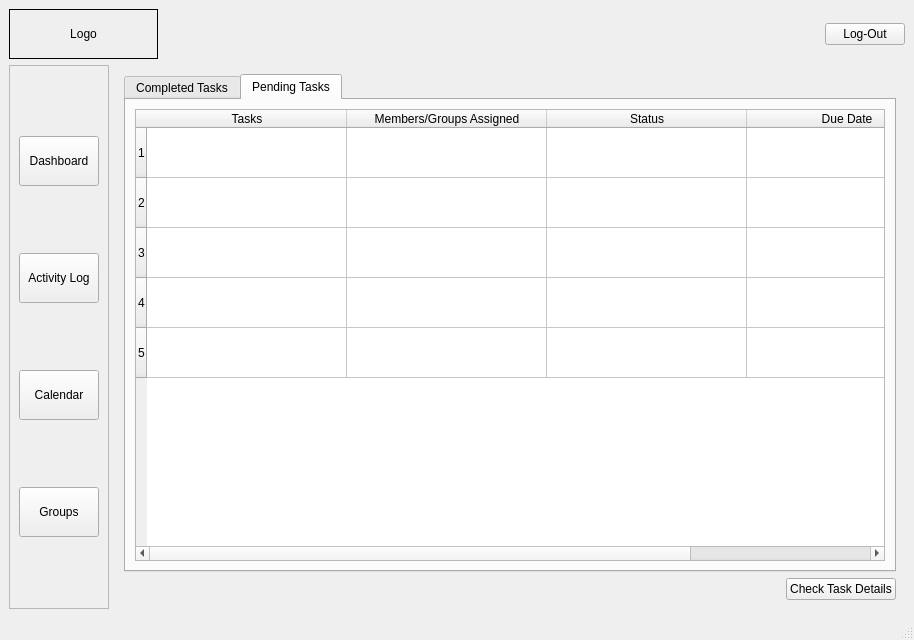
<?xml version="1.0" encoding="UTF-8"?>
<ui version="4.0">
 <class>MainWindow</class>
 <widget class="QMainWindow" name="MainWindow">
  <property name="geometry">
   <rect>
    <x>0</x>
    <y>0</y>
    <width>914</width>
    <height>640</height>
   </rect>
  </property>
  <property name="windowTitle">
   <string>MainWindow</string>
  </property>
  <widget class="QWidget" name="centralwidget">
   <layout class="QGridLayout" name="gridLayout_5">
    <item row="0" column="0" colspan="2">
     <widget class="QLabel" name="logo">
      <property name="minimumSize">
       <size>
        <width>149</width>
        <height>50</height>
       </size>
      </property>
      <property name="frameShape">
       <enum>QFrame::Shape::Box</enum>
      </property>
      <property name="text">
       <string>Logo</string>
      </property>
      <property name="alignment">
       <set>Qt::AlignmentFlag::AlignCenter</set>
      </property>
     </widget>
    </item>
    <item row="0" column="2">
     <spacer name="horizontalSpacer">
      <property name="orientation">
       <enum>Qt::Orientation::Horizontal</enum>
      </property>
      <property name="sizeHint" stdset="0">
       <size>
        <width>657</width>
        <height>20</height>
       </size>
      </property>
     </spacer>
    </item>
    <item row="0" column="3">
     <widget class="QPushButton" name="log_out_btn">
      <property name="text">
       <string>Log-Out</string>
      </property>
     </widget>
    </item>
    <item row="1" column="0">
     <widget class="QFrame" name="btns_frame">
      <property name="maximumSize">
       <size>
        <width>16777215</width>
        <height>16777215</height>
       </size>
      </property>
      <property name="styleSheet">
       <string notr="true"/>
      </property>
      <property name="frameShape">
       <enum>QFrame::Shape::StyledPanel</enum>
      </property>
      <property name="frameShadow">
       <enum>QFrame::Shadow::Raised</enum>
      </property>
      <layout class="QGridLayout" name="gridLayout_2">
       <item row="0" column="0">
        <widget class="QPushButton" name="home_btn">
         <property name="minimumSize">
          <size>
           <width>80</width>
           <height>50</height>
          </size>
         </property>
         <property name="maximumSize">
          <size>
           <width>50</width>
           <height>50</height>
          </size>
         </property>
         <property name="toolTip">
          <string>Group Members</string>
         </property>
         <property name="text">
          <string>Dashboard</string>
         </property>
        </widget>
       </item>
       <item row="1" column="0">
        <widget class="QPushButton" name="activity_log_btn">
         <property name="minimumSize">
          <size>
           <width>80</width>
           <height>50</height>
          </size>
         </property>
         <property name="maximumSize">
          <size>
           <width>50</width>
           <height>50</height>
          </size>
         </property>
         <property name="toolTip">
          <string>Activity Log</string>
         </property>
         <property name="text">
          <string>Activity Log</string>
         </property>
        </widget>
       </item>
       <item row="3" column="0">
        <widget class="QPushButton" name="group_members_btn">
         <property name="minimumSize">
          <size>
           <width>80</width>
           <height>50</height>
          </size>
         </property>
         <property name="maximumSize">
          <size>
           <width>50</width>
           <height>50</height>
          </size>
         </property>
         <property name="toolTip">
          <string>Group Members</string>
         </property>
         <property name="text">
          <string>Groups</string>
         </property>
        </widget>
       </item>
       <item row="2" column="0">
        <widget class="QPushButton" name="calendar_btn">
         <property name="minimumSize">
          <size>
           <width>80</width>
           <height>50</height>
          </size>
         </property>
         <property name="maximumSize">
          <size>
           <width>50</width>
           <height>50</height>
          </size>
         </property>
         <property name="toolTip">
          <string>Group Members</string>
         </property>
         <property name="text">
          <string>Calendar</string>
         </property>
        </widget>
       </item>
      </layout>
     </widget>
    </item>
    <item row="1" column="1" colspan="3">
     <widget class="QStackedWidget" name="stackedWidget">
      <property name="frameShape">
       <enum>QFrame::Shape::NoFrame</enum>
      </property>
      <property name="lineWidth">
       <number>0</number>
      </property>
      <property name="currentIndex">
       <number>3</number>
      </property>
      <widget class="QWidget" name="dashboard">
       <layout class="QGridLayout" name="gridLayout_9">
        <item row="0" column="1" rowspan="3">
         <widget class="QGroupBox" name="created_groups_groupbox_3">
          <property name="title">
           <string>Current Tasks</string>
          </property>
          <layout class="QGridLayout" name="gridLayout_8">
           <item row="0" column="0">
            <widget class="QTableWidget" name="tableWidget_2">
             <property name="minimumSize">
              <size>
               <width>300</width>
               <height>0</height>
              </size>
             </property>
             <property name="horizontalScrollMode">
              <enum>QAbstractItemView::ScrollMode::ScrollPerPixel</enum>
             </property>
             <attribute name="horizontalHeaderDefaultSectionSize">
              <number>180</number>
             </attribute>
             <attribute name="horizontalHeaderStretchLastSection">
              <bool>true</bool>
             </attribute>
             <attribute name="verticalHeaderDefaultSectionSize">
              <number>50</number>
             </attribute>
             <row/>
             <row/>
             <row/>
             <row/>
             <row/>
             <column>
              <property name="text">
               <string>Task</string>
              </property>
             </column>
             <column>
              <property name="text">
               <string>Members/Groups Assigned</string>
              </property>
             </column>
             <column>
              <property name="text">
               <string>Status</string>
              </property>
             </column>
             <column>
              <property name="text">
               <string>Due Date</string>
              </property>
             </column>
            </widget>
           </item>
          </layout>
         </widget>
        </item>
        <item row="0" column="0">
         <widget class="QGroupBox" name="created_groups_groupbox">
          <property name="title">
           <string>Number of Created Groups:</string>
          </property>
          <layout class="QGridLayout" name="gridLayout_6">
           <item row="0" column="0">
            <widget class="QLabel" name="number_groups_label_2">
             <property name="minimumSize">
              <size>
               <width>50</width>
               <height>50</height>
              </size>
             </property>
             <property name="font">
              <font>
               <family>Verdana</family>
               <pointsize>26</pointsize>
              </font>
             </property>
             <property name="frameShape">
              <enum>QFrame::Shape::Box</enum>
             </property>
             <property name="text">
              <string>0</string>
             </property>
             <property name="alignment">
              <set>Qt::AlignmentFlag::AlignCenter</set>
             </property>
            </widget>
           </item>
          </layout>
         </widget>
        </item>
        <item row="1" column="0" rowspan="2">
         <widget class="QGroupBox" name="created_groups_groupbox_2">
          <property name="title">
           <string>Task Completion</string>
          </property>
          <layout class="QGridLayout" name="gridLayout_7">
           <item row="0" column="0">
            <widget class="QLabel" name="pie_chart">
             <property name="minimumSize">
              <size>
               <width>300</width>
               <height>250</height>
              </size>
             </property>
             <property name="frameShape">
              <enum>QFrame::Shape::Box</enum>
             </property>
             <property name="text">
              <string>Pie Chart</string>
             </property>
             <property name="alignment">
              <set>Qt::AlignmentFlag::AlignCenter</set>
             </property>
            </widget>
           </item>
          </layout>
         </widget>
        </item>
       </layout>
      </widget>
      <widget class="QWidget" name="task_window">
       <layout class="QGridLayout" name="gridLayout_3">
        <item row="1" column="1">
         <widget class="QPushButton" name="pushButton_2">
          <property name="text">
           <string>PushButton</string>
          </property>
         </widget>
        </item>
        <item row="1" column="0">
         <spacer name="horizontalSpacer_3">
          <property name="orientation">
           <enum>Qt::Orientation::Horizontal</enum>
          </property>
          <property name="sizeHint" stdset="0">
           <size>
            <width>40</width>
            <height>20</height>
           </size>
          </property>
         </spacer>
        </item>
        <item row="0" column="0" colspan="2">
         <widget class="QCalendarWidget" name="Task_Calendar"/>
        </item>
       </layout>
      </widget>
      <widget class="QWidget" name="group_window">
       <layout class="QGridLayout" name="gridLayout_4">
        <item row="0" column="0" colspan="4">
         <widget class="QGroupBox" name="box_of_groups">
          <property name="title">
           <string>Created Groups</string>
          </property>
          <layout class="QGridLayout" name="gridLayout">
           <item row="1" column="0">
            <widget class="QLineEdit" name="search_bar_groups"/>
           </item>
           <item row="2" column="0">
            <widget class="QTableWidget" name="tableWidget">
             <property name="sizeAdjustPolicy">
              <enum>QAbstractScrollArea::SizeAdjustPolicy::AdjustIgnored</enum>
             </property>
             <property name="rowCount">
              <number>5</number>
             </property>
             <property name="columnCount">
              <number>3</number>
             </property>
             <attribute name="horizontalHeaderStretchLastSection">
              <bool>true</bool>
             </attribute>
             <row/>
             <row/>
             <row/>
             <row/>
             <row/>
             <column>
              <property name="text">
               <string>Group Name</string>
              </property>
             </column>
             <column>
              <property name="text">
               <string>Members</string>
              </property>
             </column>
             <column>
              <property name="text">
               <string>Submission Status</string>
              </property>
             </column>
            </widget>
           </item>
           <item row="0" column="0">
            <widget class="QLabel" name="search_group_label">
             <property name="text">
              <string>Search Group</string>
             </property>
            </widget>
           </item>
          </layout>
         </widget>
        </item>
        <item row="1" column="3">
         <widget class="QPushButton" name="delete_group_button">
          <property name="text">
           <string>Delete Group</string>
          </property>
         </widget>
        </item>
        <item row="1" column="2">
         <widget class="QPushButton" name="create_group_button">
          <property name="text">
           <string>Create Group</string>
          </property>
         </widget>
        </item>
        <item row="1" column="1">
         <widget class="QPushButton" name="check_group_details_button">
          <property name="text">
           <string>Check Group Details</string>
          </property>
         </widget>
        </item>
        <item row="1" column="0">
         <spacer name="horizontalSpacer_2">
          <property name="orientation">
           <enum>Qt::Orientation::Horizontal</enum>
          </property>
          <property name="sizeHint" stdset="0">
           <size>
            <width>40</width>
            <height>20</height>
           </size>
          </property>
         </spacer>
        </item>
       </layout>
      </widget>
      <widget class="QWidget" name="page_4">
       <layout class="QGridLayout" name="gridLayout_12">
        <item row="1" column="0">
         <spacer name="horizontalSpacer_4">
          <property name="orientation">
           <enum>Qt::Orientation::Horizontal</enum>
          </property>
          <property name="sizeHint" stdset="0">
           <size>
            <width>555</width>
            <height>20</height>
           </size>
          </property>
         </spacer>
        </item>
        <item row="1" column="1">
         <widget class="QPushButton" name="pushButton">
          <property name="text">
           <string>Check Task Details</string>
          </property>
         </widget>
        </item>
        <item row="0" column="0" colspan="2">
         <widget class="QTabWidget" name="tabWidget">
          <property name="currentIndex">
           <number>1</number>
          </property>
          <widget class="QWidget" name="tab">
           <attribute name="title">
            <string>Completed Tasks</string>
           </attribute>
           <layout class="QGridLayout" name="gridLayout_10">
            <item row="0" column="0">
             <widget class="QTableWidget" name="tableWidget_3">
              <attribute name="horizontalHeaderCascadingSectionResizes">
               <bool>true</bool>
              </attribute>
              <attribute name="horizontalHeaderDefaultSectionSize">
               <number>200</number>
              </attribute>
              <attribute name="verticalHeaderDefaultSectionSize">
               <number>50</number>
              </attribute>
              <row/>
              <row/>
              <row/>
              <row/>
              <row/>
              <column>
               <property name="text">
                <string>Tasks</string>
               </property>
              </column>
              <column>
               <property name="text">
                <string>Members/Groups Assigned</string>
               </property>
              </column>
              <column>
               <property name="text">
                <string>Status</string>
               </property>
              </column>
              <column>
               <property name="text">
                <string>Due Date</string>
               </property>
              </column>
             </widget>
            </item>
           </layout>
          </widget>
          <widget class="QWidget" name="tab_2">
           <attribute name="title">
            <string>Pending Tasks</string>
           </attribute>
           <layout class="QGridLayout" name="gridLayout_11">
            <item row="0" column="0">
             <widget class="QTableWidget" name="tableWidget_4">
              <attribute name="horizontalHeaderCascadingSectionResizes">
               <bool>true</bool>
              </attribute>
              <attribute name="horizontalHeaderDefaultSectionSize">
               <number>200</number>
              </attribute>
              <attribute name="verticalHeaderDefaultSectionSize">
               <number>50</number>
              </attribute>
              <row/>
              <row/>
              <row/>
              <row/>
              <row/>
              <column>
               <property name="text">
                <string>Tasks</string>
               </property>
              </column>
              <column>
               <property name="text">
                <string>Members/Groups Assigned</string>
               </property>
              </column>
              <column>
               <property name="text">
                <string>Status</string>
               </property>
              </column>
              <column>
               <property name="text">
                <string>Due Date</string>
               </property>
              </column>
             </widget>
            </item>
           </layout>
          </widget>
         </widget>
        </item>
       </layout>
      </widget>
     </widget>
    </item>
   </layout>
  </widget>
  <widget class="QMenuBar" name="menubar">
   <property name="geometry">
    <rect>
     <x>0</x>
     <y>0</y>
     <width>914</width>
     <height>22</height>
    </rect>
   </property>
  </widget>
  <widget class="QStatusBar" name="statusbar"/>
 </widget>
 <resources/>
 <connections/>
</ui>
